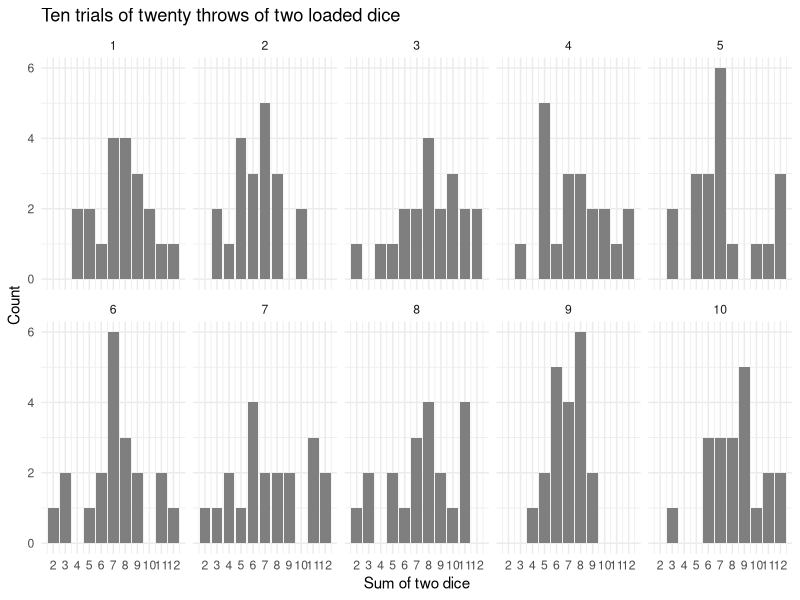

This chart was generated by the following R code:
## ---- chunk 1
#| message: false
library(tidyverse)
## ---- chunk 2
#| cache: true
throw_dice <- function(n, weights = rep(1/6, 6)) {
  die1 <- sample(1:6, size = n, replace = TRUE, prob = weights)
  die2 <- sample(1:6, size = n, replace = TRUE, prob = weights)
  die1 + die2
}
## ---- chunk 3
set.seed(10)
tibble(
  trial = rep(1:10, each = 20),
  sum = throw_dice(200, weights = c(0.15, 0.15, 0.15, 0.15, 0.15, 0.25))
) |>
  ggplot(aes(x = sum)) +
  geom_bar(fill = "grey50") +
  scale_x_continuous(breaks = 2:12) +
  facet_wrap(~ trial, nrow = 2) +
  labs(title = "Ten trials of twenty throws of two loaded dice",
       x = "Sum of two dice", y = "Count") +
  theme_minimal()
